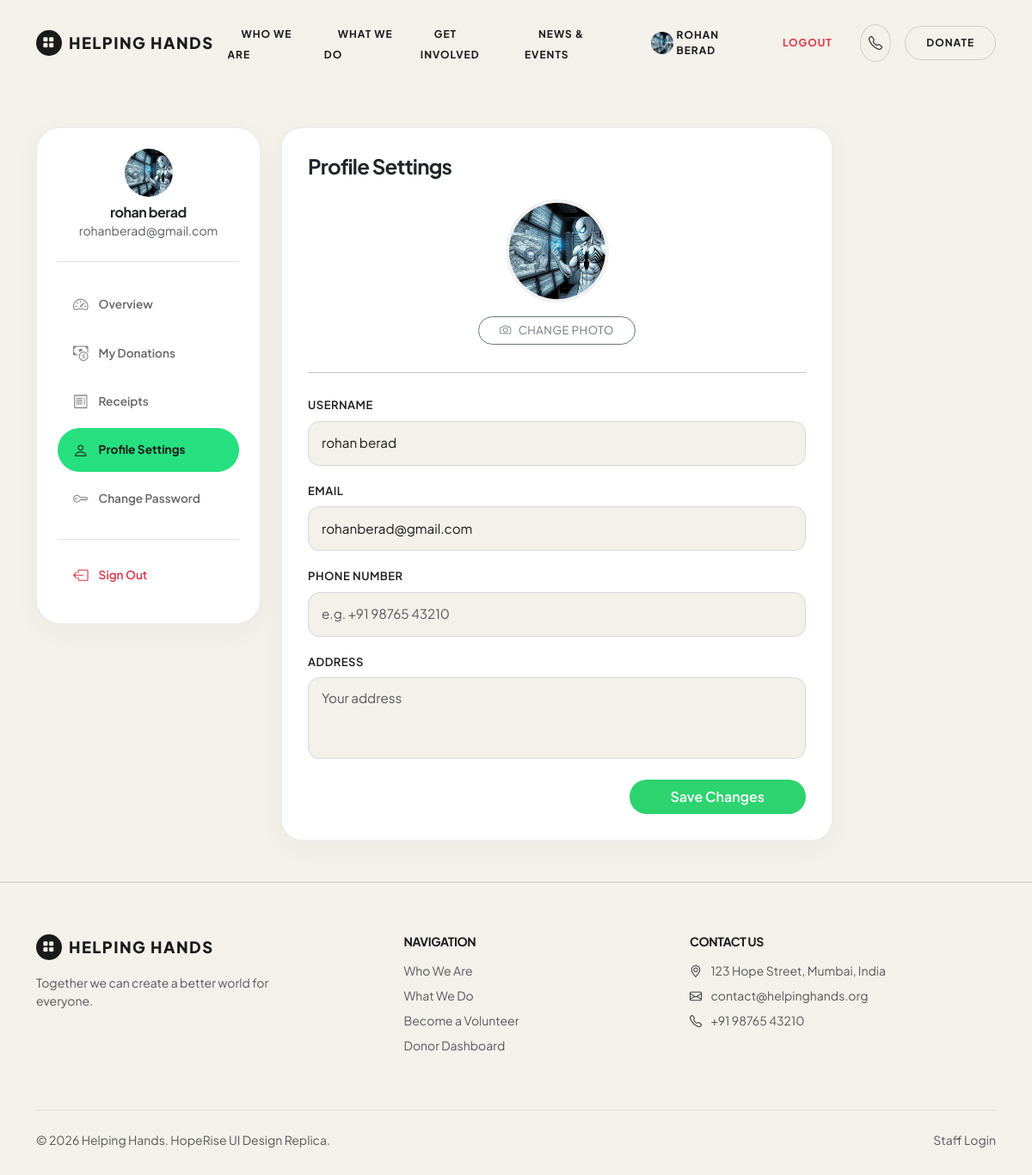
The app's page /dashboard/profile/ (signed in) with its own data.
### charity_app/models.py (models this page shows, shortened)
class SiteSettings(models.Model):
    hero_title_line1 = models.CharField(max_length=100, default="Together We Can")
    hero_title_highlight = models.CharField(max_length=100, default="Create a Better World")
    hero_subtitle = models.TextField(
        default="Your small contribution can make a big difference in someone's life. "
                "Join us in our mission to help the needy."
    )
    hero_image = models.ImageField(upload_to='site/', blank=True, null=True)
    stat_campaigns = models.CharField(max_length=20, default="500+", help_text="e.g. 500+")
    stat_lives_impacted = models.CharField(max_length=20, default="50,000+")
    stat_funds_raised = models.CharField(max_length=20, default="Rs. 2.5 Cr+")
    stat_donors = models.CharField(max_length=20, default="10,000+")
    mission_title = models.CharField(max_length=100, default="Our Mission")
    mission_text = models.TextField(
        default="We are committed to building a better tomorrow by supporting education, "
                "healthcare, animal welfare, and disaster relief initiatives. Together, we "
                "can bring hope and create lasting change."
    )
    mission_image = models.ImageField(upload_to='site/', blank=True, null=True)
    ngo_name = models.CharField(max_length=100, default="Helping Hands")
    footer_about_text = models.TextField(
        default="Together we can create a better world for everyone."
    )
    contact_address = models.CharField(max_length=200, default="123 Hope Street, Mumbai, India")
    contact_email = models.EmailField(default="contact@helpinghands.org")
    contact_phone = models.CharField(max_length=20, default="+91 98765 43210")
    updated_at = models.DateTimeField(auto_now=True)
    @classmethod
    def load(cls):
        obj, created = cls.objects.get_or_create(pk=1)
        return obj

class UserProfile(models.Model):
    user = models.OneToOneField(User, on_delete=models.CASCADE)
    profile_picture = models.ImageField(upload_to='profile_pictures/', blank=True, null=True)
    phone_number = models.CharField(max_length=15, blank=True)
    address = models.TextField(blank=True)
    profile_created_on = models.DateTimeField(auto_now_add=True)

### charity_app/views.py (the view)
# urls.py: path('dashboard/profile/', views.dashboard_profile, name='dashboard_profile'),
@login_required
def dashboard_profile(request):
    profile, created = UserProfile.objects.get_or_create(user=request.user)
    if request.method == 'POST':
        form = ProfileForm(request.POST, request.FILES, instance=profile, current_user=request.user)
        if form.is_valid():
            form.save()
            request.user.username = form.cleaned_data['username']
            request.user.email = form.cleaned_data['email']
            request.user.save()
            update_session_auth_hash(request, request.user)
            messages.success(request, 'Profile updated successfully!')
            return redirect('dashboard_profile')
    else:
        form = ProfileForm(instance=profile, current_user=request.user)
    return render(request, 'website/dashboard_profile.html', {'form': form})

### templates/website/dashboard_profile.html (shortened to what this page needs)
{% extends 'website/dashboard_base.html' %}
{% block dashboard_content %}
<div class="dashboard-card profile-card">
    <h4 class="font-heading fw-bold text-dark mb-4">Profile Settings</h4>
<form method="post" enctype="multipart/form-data" class="profile-form">
    <div class="text-center mb-4">
        <div class="profile-avatar-wrap mx-auto mb-3">
            {% if form.instance.profile_picture %}
                <img src="{{ form.instance.profile_picture.url }}"
                     class="profile-avatar"
                     id="profileImagePreview">
            {% else %}
                <div class="profile-avatar-placeholder" id="profileImagePreview">
                    <i class="bi bi-person"></i>
                </div>
            {% endif %}
        </div>
        <label for="{{ form.profile_picture.id_for_label }}"
               class="btn btn-outline-secondary rounded-pill px-4">
            <i class="bi bi-camera me-2"></i>Change Photo
        </label>
    </div>
    <hr class="mb-4">
    <div class="row g-3 mb-3">
        <div class="col-md-12">
            <label class="form-label fw-semibold">
                {{ form.username.label }}
            </label>
            {{ form.username }}
        </div>
        <div class="col-md-12">
            <label class="form-label fw-semibold">
                {{ form.email.label }}
            </label>
            {{ form.email }}
        </div>
    </div>
    <div class="row g-3 mb-4">
        <div class="col-md-12">
            <label class="form-label fw-semibold">
                {{ form.phone_number.label }}
            </label>
            {{ form.phone_number }}
        </div>
        <div class="col-md-12">
            <label class="form-label fw-semibold">
                {{ form.address.label }}
            </label>
            {{ form.address }}
        </div>
    </div>
    <div class="text-end">
        <button type="submit" class="btn btn-success px-5 py-2 rounded-pill fw-semibold">
            Save Changes
        </button>
    </div>
</form>
</div>
{% endblock %}

### templates/website/dashboard_base.html
{% extends 'website/base.html' %}
{% load static %}
{% block content %}
<link rel="stylesheet" href="{% static 'css/dashboard_style.css' %}">
<section class="hr-section py-5">
    <div class="container">
        <div class="row g-4">
            <div class="col-lg-3">
                <div class="dashboard-sidebar p-4">
                    <div class="text-center pb-4 mb-4 border-bottom">
                        {% if nav_user_profile.profile_picture %}
                            <img src="{{ nav_user_profile.profile_picture.url }}" alt="{{ user.username }}"
                                 class="rounded-circle mx-auto mb-2 d-block" style="width: 56px; height: 56px; object-fit: cover;">
                        {% else %}
                            <div class="hr-card-icon-wrap mx-auto mb-2" style="width: 56px; height: 56px; font-size: 1.8rem;"><i class="bi bi-person-fill"></i></div>
                        {% endif %}
                        <h6 class="font-heading fw-bold text-dark mb-0">{{ user.username }}</h6>
                        <small class="text-muted">{{ user.email }}</small>
                    </div>
                    <ul class="nav flex-column dashboard-nav">
                        <li class="nav-item">
                            <a class="nav-link {% if request.resolver_match.url_name == 'dashboard' %}active{% endif %}" href="{% url 'dashboard' %}">
                                <i class="bi bi-speedometer2"></i> Overview
                            </a>
                        </li>
                        <li class="nav-item">
                            <a class="nav-link {% if request.resolver_match.url_name == 'dashboard_donations' %}active{% endif %}" href="{% url 'dashboard_donations' %}">
                                <i class="bi bi-cash-coin"></i> My Donations
                            </a>
                        </li>
                        <li class="nav-item">
                            <a class="nav-link {% if request.resolver_match.url_name == 'dashboard_receipts' %}active{% endif %}" href="{% url 'dashboard_receipts' %}">
                                <i class="bi bi-receipt"></i> Receipts
                            </a>
                        </li>
                        <li class="nav-item">
                            <a class="nav-link {% if request.resolver_match.url_name == 'dashboard_profile' %}active{% endif %}" href="{% url 'dashboard_profile' %}">
                                <i class="bi bi-person"></i> Profile Settings
                            </a>
                        </li>
                        <li class="nav-item">
                            <a class="nav-link {% if request.resolver_match.url_name == 'dashboard_change_password' %}active{% endif %}" href="{% url 'dashboard_change_password' %}">
                                <i class="bi bi-key"></i> Change Password
                            </a>
                        </li>
                        <li class="nav-item mt-3 pt-3 border-top">
                            <a class="nav-link text-danger" href="{% url 'logout' %}">
                                <i class="bi bi-box-arrow-left text-danger"></i> Sign Out
                            </a>
                        </li>
                    </ul>
                </div>
            </div>
            <div class="col-lg-7">
                {% block dashboard_content %}{% endblock %}
            </div>
        </div>
    </div>
</section>
{% endblock %}

### templates/website/base.html (shortened to what this page needs)
{% load static %}
<!DOCTYPE html>
<html lang="en">
<head>
    <link href="https://cdn.jsdelivr.net/npm/bootstrap@5.3.3/dist/css/bootstrap.min.css" rel="stylesheet">
    <link rel="stylesheet" href="https://cdn.jsdelivr.net/npm/bootstrap-icons@1.11.3/font/bootstrap-icons.css">
    <link rel="stylesheet" href="{% static 'css/style.css' %}">
</head>
<body>
    <nav class="navbar navbar-expand-lg sticky-top hr-navbar">
        <div class="container">
            <a class="navbar-brand hr-logo" href="{% url 'home' %}">
                <span class="hr-logo-icon"><i class="bi bi-grid-fill"></i></span>
                {{ site_settings.ngo_name }}
            </a>
            <div class="collapse navbar-collapse" id="navMenu">
                <ul class="navbar-nav mx-auto align-items-lg-center">
                    <li class="nav-item"><a class="hr-nav-link" href="{% url 'home' %}">Who We Are</a></li>
                    <li class="nav-item"><a class="hr-nav-link" href="{% url 'campaign_list' %}">What We Do</a></li>
                                     <li class="nav-item"><a class="hr-nav-link" href="{% url 'home' %}#about">Get Involved</a></li>
                    <li class="nav-item"><a class="hr-nav-link" href="{% url 'home' %}#impact">News & Events</a></li>
                </ul>
                <div class="d-flex align-items-center gap-3">
                    {% if user.is_authenticated %}
                        <a href="{% url 'dashboard' %}" class="hr-nav-link d-flex align-items-center">
                            {% if nav_user_profile.profile_picture %}
                                <img src="{{ nav_user_profile.profile_picture.url }}" alt="{{ user.username }}"
                                     class="rounded-circle me-1" style="width: 26px; height: 26px; object-fit: cover;">
                            {% else %}
                                <i class="bi bi-person-circle fs-6 me-1"></i>
                            {% endif %}
                            {{ user.username }}
                        </a>
                        <a href="{% url 'logout' %}" class="hr-nav-link text-danger">Logout</a>
                    {% else %}
                        <a href="{% url 'login' %}" class="hr-nav-link">Sign In</a>
                    {% endif %}
                    <a href="tel:{{ site_settings.contact_phone }}" class="hr-icon-circle-btn" title="Call Us">
                        <i class="bi bi-telephone"></i>
                    </a>
                    <a class="btn-hr-pill-outline hr-pulse" href="{% url 'donate_generic' %}" data-bs-toggle="modal" data-bs-target="#quickDonateModal">Donate</a>
                </div>
            </div>
        </div>
    </nav>
    <main>
        {% block content %}{% endblock %}
    </main>
    {% block footer %}
    <footer class="hr-footer">
        <div class="container">
            <div class="row g-4 justify-content-between mb-5">
                <div class="col-lg-4">
                    <a class="hr-logo mb-3 d-inline-flex" href="{% url 'home' %}">
                        <span class="hr-logo-icon"><i class="bi bi-grid-fill"></i></span>
                        {{ site_settings.ngo_name }}
                    </a>
                    <p class="text-muted small me-lg-4">{{ site_settings.footer_about_text }}</p>
                </div>
                <div class="col-lg-3">
                    <h6 class="font-heading text-uppercase small fw-bold tracking-wider mb-3">Navigation</h6>
                    <ul class="list-unstyled d-flex flex-column gap-2 small text-muted">
                        <li><a href="{% url 'home' %}" class="hover-text-dark">Who We Are</a></li>
                        <li><a href="{% url 'campaign_list' %}" class="hover-text-dark">What We Do</a></li>
                        <li><a href="{% url 'register' %}" class="hover-text-dark">Become a Volunteer</a></li>
                        <li><a href="{% url 'login' %}" class="hover-text-dark">Donor Dashboard</a></li>
                    </ul>
                </div>
                <div class="col-lg-4">
                    <h6 class="font-heading text-uppercase small fw-bold tracking-wider mb-3">Contact Us</h6>
                    <ul class="list-unstyled d-flex flex-column gap-2 small text-muted">
                        <li><i class="bi bi-geo-alt me-2 text-dark"></i> {{ site_settings.contact_address }}</li>
                        <li><i class="bi bi-envelope me-2 text-dark"></i> {{ site_settings.contact_email }}</li>
                        <li><i class="bi bi-telephone me-2 text-dark"></i> {{ site_settings.contact_phone }}</li>
                    </ul>
                </div>
            </div>
            <div class="border-top border-dark border-opacity-10 pt-4 d-flex flex-column flex-md-row justify-content-between align-items-center text-muted small">
                <p class="mb-0">&copy; 2026 {{ site_settings.ngo_name }}. HopeRise UI Design Replica.</p>
                <div>
                    <a href="{% url 'admin_login' %}" class="text-muted">Staff Login</a>
                </div>
            </div>
        </div>
    </footer>
    {% endblock %}
</body>
</html>

### records on screen
SiteSettings: ngo_name "HELPING HANDS", footer_about_text "Together we can create a better world for everyone.", contact_address "123 Hope Street, Mumbai, India", contact_email "contact@helpinghands.org", contact_phone "+91 98765 43210", ngo_name "Helping Hands"
UserProfile: profile_picture (picture), instance.profile_picture (picture)

### other values on screen
{{ user.username }} "ROHAN BERAD"
{{ user.username }} "rohan berad"
{{ user.email }} "rohanberad@gmail.com"
